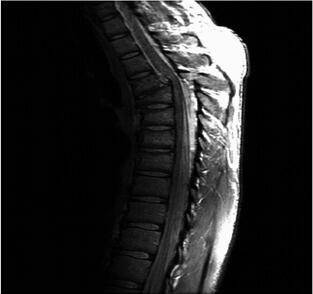
%> input picture 数字图像实验/实验三/work/t3.jpg, 313 x 294 px
$ octave Untitled8.m   (GNU Octave 9; MATLAB toolbox functions it lacks are replaced by stand-ins)
%> lines starting %> are read from the running program, lines starting %| are printed output that depends on the picture
F = imread('t3.jpg');
%> F is the input picture: size 294x313 uint8; min 0, max 255, mean 34.2
f1 = imadjust(F, [], [], 0.6);
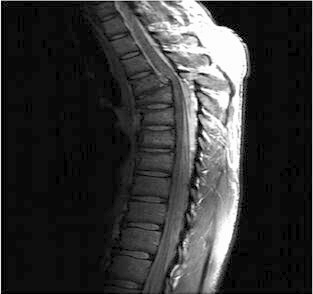
%> f1: size 294x313 uint8; min 0, max 255, mean 53.2
f2 = imadjust(F, [], [], 0.4);
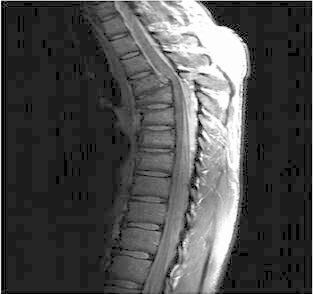
%> f2: size 294x313 uint8; min 0, max 255, mean 76.5
f3 = imadjust(F, [], [], 0.3);
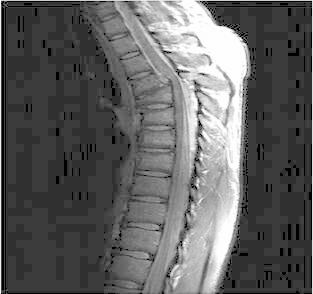
%> f3: size 294x313 uint8; min 0, max 255, mean 96.3
subplot(2,4,1);imshow(F);
subplot(2,4,2);imhist(F);
subplot(2,4,3);imshow(f1);
subplot(2,4,4);imhist(f1);
subplot(2,4,5);imshow(f2);
subplot(2,4,6);imhist(f2);
subplot(2,4,7);imshow(f3);
subplot(2,4,8);imhist(f3);
%> after `imhist(f3)`:
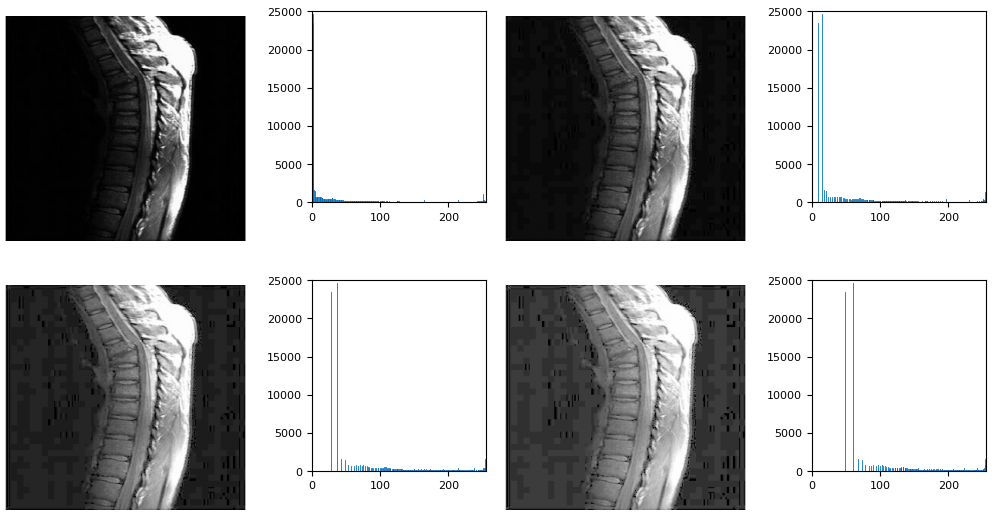
%> figure redrawn from the program's plot data, 8 panels

$ run again, with 数字图像实验/实验三/work/t1.jpg copied over 数字图像实验/实验三/work/t3.jpg
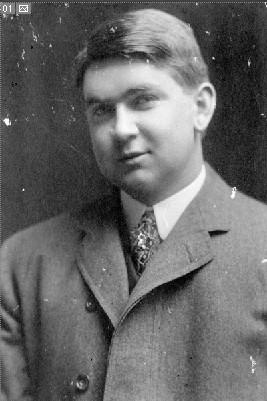
%> input picture 数字图像实验/实验三/work/t1.jpg, 267 x 401 px
%> F is the input picture: size 401x267 uint8; min 0, max 255, mean 103.1
%> `f1 = imadjust(F, [], [], 0.6);`:
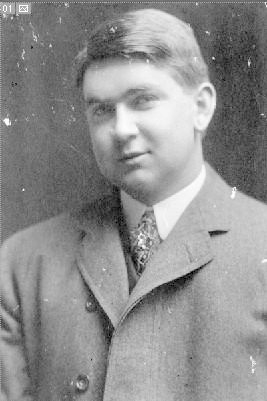
%> f1: size 401x267 uint8; min 0, max 255, mean 143.3
%> `f3 = imadjust(F, [], [], 0.3);`:
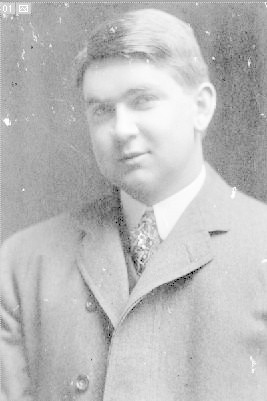
%> f3: size 401x267 uint8; min 0, max 255, mean 188.6

$ run again, with 数字图像实验/实验三/work/t2.jpg copied over 数字图像实验/实验三/work/t3.jpg
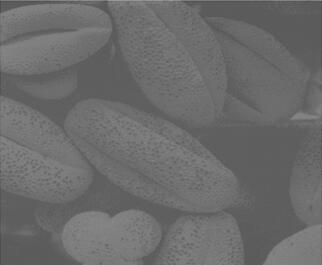
%> input picture 数字图像实验/实验三/work/t2.jpg, 322 x 265 px
%> F is the input picture: size 265x322 uint8; min 72, max 157, mean 107.3
%> `f1 = imadjust(F, [], [], 0.6);`:
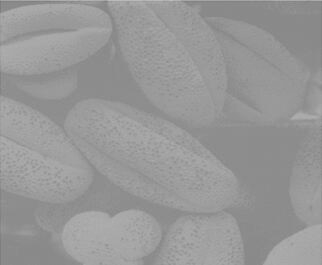
%> f1: size 265x322 uint8; min 119, max 191, mean 151.5
%> `f2 = imadjust(F, [], [], 0.4);`:
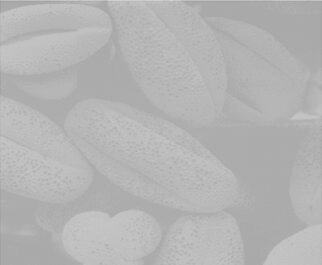
%> f2: size 265x322 uint8; min 154, max 210, mean 180.1
